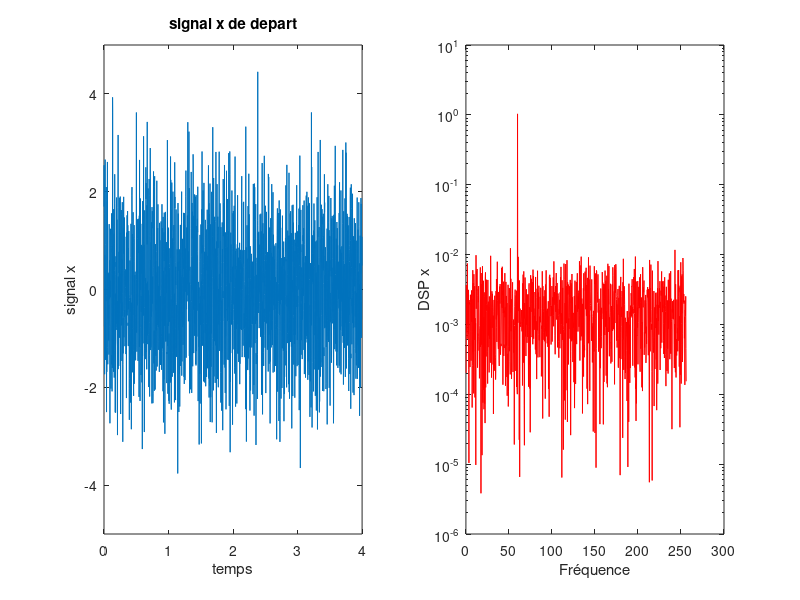
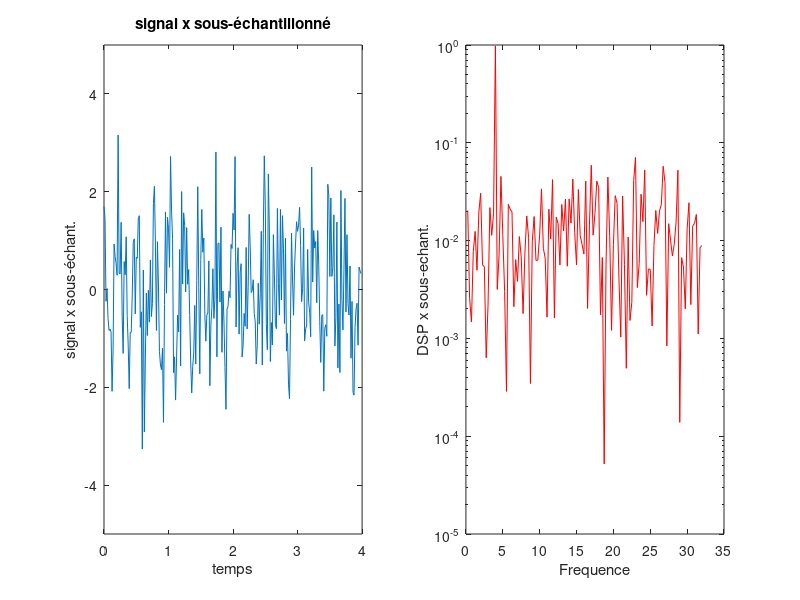

MATLAB code for these plots, in order: (Note: this script raises an error after producing the figures.)
%TP3 Exo3 %%%%%%%%%%%%%%%%%%%%%%%%%

close all;
clear all;

N=2048;
Fe=512;
Te=1/Fe;

t=(0:N-1)*Te;
x=randn(1,N)+cos(2*pi*60*t);

figure(1)
subplot(121)
plot(t,x);
axis([0 N*Te -5 5]);
xlabel('temps');
ylabel('signal x');
title('signal x de depart');

freq=(0:N/2)/(N*Te);

subplot(122)
X=fft(x,N)*Te;
DSPX=(abs(X).^2)/(N*Te);
semilogy(freq(2:N/2+1),DSPX(2:N/2+1),'r-')
xlabel('Fréquence');
ylabel('DSP x');

N_prime=N/8;
Te_prime=8*Te;
Fe_prime=1/Te_prime;
t_prime= (0:N_prime-1)*Te_prime;

%y = signal x sous-échantillonné
y=x(8*[1:N/8]-7); %on prend 1 point sur 8 en partant du premier

figure(2)
subplot(121)
plot(t_prime,y);
axis([0 N_prime*Te_prime -5 5]);
xlabel('temps');
ylabel('signal x sous-échant.');
title('signal x sous-échantillonné');

freq=(0:N_prime/2)/(N_prime*Te_prime);

subplot(122)
Y=fft(y,N_prime)*Te_prime;
DSPY=(abs(Y).^2)/(N_prime*Te_prime);
semilogy(freq(2:N_prime/2+1),DSPY(2:N_prime/2+1),'r-')
xlabel('Frequence');
ylabel('DSP x sous-echant.');

xf = filtrage_reel(x,Te,N,0.8*Fe_prime/2); %signal x filtré
z = xf(8*(1:N/8)-7); %on prend un 1 point sur 8
%z c'est le signal x filtré et échantillonné

figure(3)
subplot(121);
plot(t_prime,z);
axis([0 N_prime*Te_prime -5 5]);
xlabel('temps');
ylabel('signal x filtré sous-echant.');
title('signal x filtré sous-echantillonné');


subplot(122)
Z=fft(z,N_prime)*Te_prime;
DSPZ=(abs(Z).^2)/(N_prime*Te_prime);
semilogy(freq(2:N_prime/2+1),DSPZ(2:N_prime/2+1),'r-o')
xlabel('Frequence');
ylabel('DSP x sous-echant.');
hold on;
semilogy(freq(2:N_prime/2+1),DSPX(2:N_prime/2+1),'b-')

figure(4)
imp=zeros(1,N); imp(1)=1;
repimp = filtrage_reel(imp, Te, N, 0.8*Fe_prime/2);
H=fft(repimp,N);
modH=abs(H);
freq=(0:N/2)/(N*Te);
subplot(211)
plot(freq(1:N/2),modH(1:N/2),'r-')
xlabel('Fréquence');
ylabel('module de la fn de transfert du filtre réel');
subplot(212)
phaseH=angle(H)*180/pi;
plot(freq(1:N/2+1),phaseH(1:N/2+1),'r-')
xlabel('Fréquence');
ylabel('Phase de la fn de transfert du filtre');

























